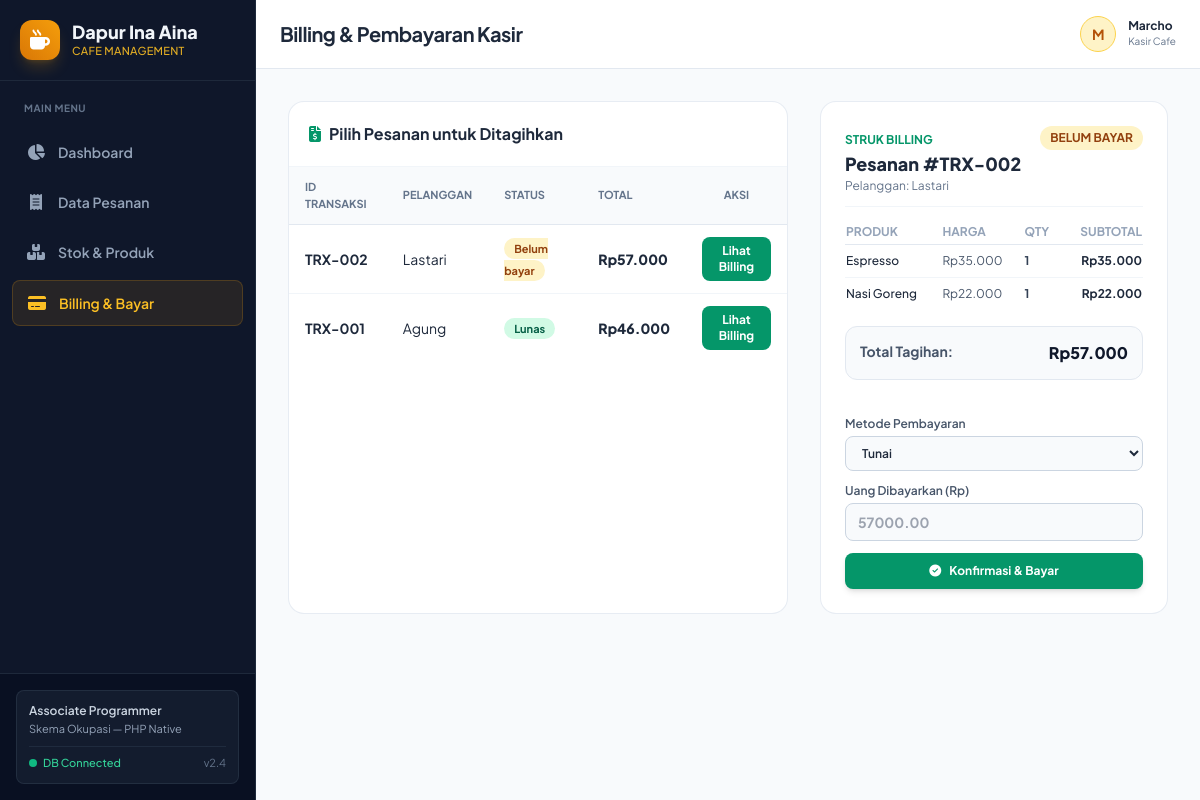
/billing.php?id=TRX-002, run on the app's committed database.
### tables this page shows
CREATE TABLE pesanan (
    id_transaksi VARCHAR(20) PRIMARY KEY,
    id_pelanggan INT NOT NULL,
    tanggal DATETIME NOT NULL,
    status_bayar ENUM('lunas', 'belum bayar') DEFAULT 'belum bayar',
    metode_bayar ENUM('tunai', 'non tunai') DEFAULT NULL,
    total_bayar DECIMAL(12,2) NOT NULL DEFAULT 0,
    uang_bayar DECIMAL(12,2) DEFAULT 0,
    kembalian DECIMAL(12,2) DEFAULT 0,

    FOREIGN KEY (id_pelanggan)
        REFERENCES pelanggan(id_pelanggan)
        ON DELETE CASCADE
);

CREATE TABLE pelanggan (
    id_pelanggan INT AUTO_INCREMENT PRIMARY KEY,
    nama_pelanggan VARCHAR(100) NOT NULL,
    no_hp VARCHAR(20)
);

CREATE TABLE detail_pesanan (
    id_detail INT AUTO_INCREMENT PRIMARY KEY,
    id_transaksi VARCHAR(20) NOT NULL,
    id_produk INT NOT NULL,
    harga DECIMAL(12,2) NOT NULL,
    qty INT NOT NULL,
    subtotal DECIMAL(12,2) NOT NULL,

    FOREIGN KEY (id_transaksi)
        REFERENCES pesanan(id_transaksi)
        ON DELETE CASCADE,

    FOREIGN KEY (id_produk)
        REFERENCES produk(id_produk)
        ON DELETE CASCADE
);

CREATE TABLE produk (
    id_produk INT AUTO_INCREMENT PRIMARY KEY,
    nama_produk VARCHAR(100) NOT NULL,
    kategori ENUM('makanan', 'minuman') NOT NULL,
    harga DECIMAL(12,2) NOT NULL,
    stok INT NOT NULL DEFAULT 0,
    gambar VARCHAR(255) NOT NULL DEFAULT 'default.jpg'
);

### koneksi.php (called while the page is built, shortened)
<?php
function formatRp($angka) {
    return 'Rp' . number_format($angka, 0, ',', '.');
}
?>

### billing.php (the view, shortened to what this page needs)
<?php
require_once 'koneksi.php';
$page_title = "Billing & Pembayaran Kasir";
$active_tab = "billing";
$pesananList = $pdo->query("SELECT p.*, pel.nama_pelanggan FROM pesanan p JOIN pelanggan pel ON p.id_pelanggan = pel.id_pelanggan ORDER BY p.tanggal DESC")->fetchAll();
$selectedOrder = null;
$selectedItems = [];
if (isset($_GET['id'])) {
    $stmtSel = $pdo->prepare("SELECT p.*, pel.nama_pelanggan FROM pesanan p JOIN pelanggan pel ON p.id_pelanggan = pel.id_pelanggan WHERE p.id_transaksi = ?");
    $stmtSel->execute([$_GET['id']]);
    $selectedOrder = $stmtSel->fetch();
    if ($selectedOrder) {
        $stmtDet = $pdo->prepare("SELECT d.*, pr.nama_produk FROM detail_pesanan d JOIN produk pr ON d.id_produk = pr.id_produk WHERE d.id_transaksi = ?");
        $stmtDet->execute([$_GET['id']]);
        $selectedItems = $stmtDet->fetchAll();
    }
}
include 'header.php';
?>
<div class="grid grid-cols-1 lg:grid-cols-12 gap-8">
    <div class="lg:col-span-7 bg-white rounded-2xl border border-slate-200/80 shadow-xs overflow-hidden">
        <div class="p-5 border-b border-slate-100">
            <h3 class="font-bold text-slate-800"><i class="fa-solid fa-file-invoice-dollar text-emerald-600 mr-2"></i>Pilih Pesanan untuk Ditagihkan</h3>
        </div>
        <div class="overflow-x-auto">
            <table class="w-full text-left border-collapse">
                <thead>
                    <tr class="bg-slate-50 border-b border-slate-200 text-[11px] uppercase font-extrabold text-slate-500">
                        <th class="py-3 px-4">ID Transaksi</th>
                        <th class="py-3 px-4">Pelanggan</th>
                        <th class="py-3 px-4">Status</th>
                        <th class="py-3 px-4">Total</th>
                        <th class="py-3 px-4 text-center">Aksi</th>
                    </tr>
                </thead>
                <tbody class="divide-y divide-slate-100 text-sm">
                    <?php foreach ($pesananList as $ps): ?>
                        <tr class="hover:bg-slate-50">
                            <td class="py-3 px-4 font-bold text-slate-800"><?= $ps['id_transaksi'] ?></td>
                            <td class="py-3 px-4"><?= $ps['nama_pelanggan'] ?></td>
                            <td class="py-3 px-4">
                                <span class="px-2.5 py-1 rounded-full text-[11px] font-bold <?= $ps['status_bayar'] == 'lunas' ? 'bg-emerald-100 text-emerald-800' : 'bg-amber-100 text-amber-800' ?>">
                                    <?= ucfirst($ps['status_bayar']) ?>
                                </span>
                            </td>
                            <td class="py-3 px-4 font-extrabold text-slate-800"><?= formatRp($ps['total_bayar']) ?></td>
                            <td class="py-3 px-4 text-center">
                                <a href="billing.php?id=<?= $ps['id_transaksi'] ?>" class="px-3 py-1.5 bg-emerald-600 hover:bg-emerald-700 text-white font-bold text-xs rounded-lg shadow-xs inline-block">
                                    Lihat Billing
                                </a>
                            </td>
                        </tr>
                    <?php endforeach; ?>
                </tbody>
            </table>
        </div>
    </div>
    <div class="lg:col-span-5 bg-white p-6 rounded-2xl border border-slate-200/80 shadow-xs">
        <?php if ($selectedOrder): ?>
            <div class="space-y-4">
                <div class="flex justify-between items-start border-b border-slate-100 pb-3">
                    <div>
                        <span class="text-xs font-bold text-emerald-600 uppercase">Struk Billing</span>
                        <h3 class="text-lg font-extrabold text-slate-800">Pesanan #<?= $selectedOrder['id_transaksi'] ?></h3>
                        <p class="text-xs text-slate-500">Pelanggan: <?= $selectedOrder['nama_pelanggan'] ?></p>
                    </div>
                    <span class="px-2.5 py-1 rounded-full text-xs font-bold <?= $selectedOrder['status_bayar'] == 'lunas' ? 'bg-emerald-100 text-emerald-800' : 'bg-amber-100 text-amber-800' ?>">
                        <?= strtoupper($selectedOrder['status_bayar']) ?>
                    </span>
                </div>
                <table class="w-full text-left text-xs">
                    <thead>
                        <tr class="uppercase text-slate-400 font-bold border-b border-slate-200">
                            <th class="pb-1">Produk</th>
                            <th class="pb-1">Harga</th>
                            <th class="pb-1">Qty</th>
                            <th class="pb-1 text-right">Subtotal</th>
                        </tr>
                    </thead>
                    <tbody class="divide-y divide-slate-100">
                        <?php foreach ($selectedItems as $item): ?>
                            <tr>
                                <td class="py-2 text-slate-800 font-medium"><?= $item['nama_produk'] ?></td>
                                <td class="py-2 text-slate-600"><?= formatRp($item['harga']) ?></td>
                                <td class="py-2 font-bold text-slate-700"><?= $item['qty'] ?></td>
                                <td class="py-2 text-right font-bold text-slate-800"><?= formatRp($item['subtotal']) ?></td>
                            </tr>
                        <?php endforeach; ?>
                    </tbody>
                </table>
                <div class="bg-slate-50 p-3.5 rounded-xl space-y-1.5 border border-slate-200">
                    <div class="flex justify-between text-sm">
                        <span class="font-bold text-slate-600">Total Tagihan:</span>
                        <span class="font-extrabold text-slate-900 text-base"><?= formatRp($selectedOrder['total_bayar']) ?></span>
                    </div>
                </div>
                <?php if ($selectedOrder['status_bayar'] != 'lunas'): ?>
                    <form action="" method="POST" class="space-y-3 pt-2">
                        <div>
                            <label class="block text-xs text-slate-600 font-semibold mb-1">Metode Pembayaran</label>
                            <select name="metode_bayar" id="metode_select" onchange="toggleMetodeBayar(this.value)" class="w-full px-3 py-2 bg-slate-50 border border-slate-300 rounded-lg text-xs font-semibold focus:outline-emerald-500">
                                <option value="tunai">Tunai</option>
                            </select>
                        </div>
                        <div id="wrapper_tunai">
                            <label class="block text-xs text-slate-600 font-semibold mb-1">Uang Dibayarkan (Rp)</label>
                            <input type="number" id="uang_bayar_input" name="uang_bayar" min="<?= $selectedOrder['total_bayar'] ?>" placeholder="<?= $selectedOrder['total_bayar'] ?>" class="w-full px-3 py-2 bg-slate-50 border border-slate-300 rounded-lg text-sm font-bold focus:outline-emerald-500" required>
                        </div>
                        <button type="submit" name="proses_bayar" class="w-full py-2.5 bg-emerald-600 hover:bg-emerald-700 text-white font-bold text-xs rounded-lg shadow-md transition-all flex items-center justify-center gap-2">
                            <i class="fa-solid fa-check-circle"></i> Konfirmasi & Bayar
                        </button>
                    </form>
                <?php else: ?>
                    <button onclick="window.print()" class="w-full py-2.5 bg-slate-900 hover:bg-slate-800 text-white font-bold text-xs rounded-xl flex items-center justify-center gap-2">
                        <i class="fa-solid fa-print"></i> Cetak Struk Transaksi
                    </button>
                <?php endif; ?>
            </div>
        <?php endif; ?>
    </div>
</div>
<?php include 'footer.php'; ?>

### header.php (shortened to what this page needs)
<!DOCTYPE html>
<html lang="id">
<head>
    <script src="https://cdn.tailwindcss.com"></script>
    <link rel="stylesheet" href="https://cdnjs.cloudflare.com/ajax/libs/font-awesome/6.4.0/css/all.min.css">
</head>
<body class="bg-slate-50 text-slate-800 font-sans antialiased min-h-screen flex flex-col md:flex-row">
    <aside class="w-full md:w-64 bg-slate-900 text-slate-300 flex-shrink-0 flex flex-col justify-between border-r border-slate-800">
        <div>
            <div class="p-5 border-b border-slate-800 flex items-center justify-between">
                <div class="flex items-center gap-3">
                    <div class="w-10 h-10 rounded-xl bg-gradient-to-tr from-amber-600 to-amber-500 flex items-center justify-center text-white font-bold text-xl shadow-lg shadow-amber-500/20">
                        <i class="fa-solid fa-mug-hot"></i>
                    </div>
                    <div>
                        <h1 class="font-extrabold text-slate-100 text-lg leading-tight">Dapur Ina Aina</h1>
                        <p class="text-[11px] text-amber-400/90 font-medium tracking-wide">CAFE MANAGEMENT</p>
                    </div>
                </div>
            </div>
            <nav class="p-3 space-y-1.5">
                <p class="px-3 py-2 text-[10px] font-bold text-slate-500 uppercase tracking-wider">Main Menu</p>
                <a href="index.php" class="w-full flex items-center gap-3 px-3.5 py-2.5 rounded-lg text-sm font-semibold transition-all duration-200 <?= $active_tab == 'dashboard' ? 'bg-amber-500/10 text-amber-400 border border-amber-500/20' : 'text-slate-400 hover:text-slate-100 hover:bg-slate-800/60' ?>">
                    <i class="fa-solid fa-chart-pie w-5 text-center text-base"></i>
                    <span>Dashboard</span>
                </a>
                <a href="pesanan.php" class="w-full flex items-center gap-3 px-3.5 py-2.5 rounded-lg text-sm font-semibold transition-all duration-200 <?= $active_tab == 'pesanan' ? 'bg-amber-500/10 text-amber-400 border border-amber-500/20' : 'text-slate-400 hover:text-slate-100 hover:bg-slate-800/60' ?>">
                    <i class="fa-solid fa-receipt w-5 text-center text-base"></i>
                    <span>Data Pesanan</span>
                </a>
                <a href="stok.php" class="w-full flex items-center gap-3 px-3.5 py-2.5 rounded-lg text-sm font-semibold transition-all duration-200 <?= $active_tab == 'stok' ? 'bg-amber-500/10 text-amber-400 border border-amber-500/20' : 'text-slate-400 hover:text-slate-100 hover:bg-slate-800/60' ?>">
                    <i class="fa-solid fa-boxes-stacked w-5 text-center text-base"></i>
                    <span>Stok & Produk</span>
                </a>
                <a href="billing.php" class="w-full flex items-center gap-3 px-3.5 py-2.5 rounded-lg text-sm font-semibold transition-all duration-200 <?= $active_tab == 'billing' ? 'bg-amber-500/10 text-amber-400 border border-amber-500/20' : 'text-slate-400 hover:text-slate-100 hover:bg-slate-800/60' ?>">
                    <i class="fa-solid fa-credit-card w-5 text-center text-base"></i>
                    <span>Billing & Bayar</span>
                </a>
            </nav>
        </div>
        <div class="p-4 border-t border-slate-800 bg-slate-950/40">
            <div class="p-3 rounded-lg bg-slate-800/50 border border-slate-700/50">
                <p class="text-xs font-semibold text-slate-300">Associate Programmer</p>
                <p class="text-[11px] text-slate-400 mt-0.5">Skema Okupasi — PHP Native</p>
                <div class="mt-2 pt-2 border-t border-slate-700/40 flex items-center justify-between text-[11px]">
                    <span class="text-emerald-400 font-medium flex items-center gap-1.5">
                        <span class="w-2 h-2 rounded-full bg-emerald-500 animate-pulse"></span> DB Connected
                    </span>
                    <span class="text-slate-500">v2.4</span>
                </div>
            </div>
        </div>
    </aside>
    <main class="flex-1 flex flex-col min-w-0 overflow-y-auto">
        <header class="bg-white border-b border-slate-200 sticky top-0 z-30 px-6 py-4 flex items-center justify-between shadow-xs">
            <h2 class="text-xl font-bold text-slate-800 tracking-tight"><?= $page_title ?></h2>
            <div class="flex items-center gap-4">
                <div class="flex items-center gap-3">
                    <div class="w-9 h-9 rounded-full bg-amber-100 border border-amber-300 flex items-center justify-center text-amber-700 font-bold text-sm">M</div>
                    <div>
                        <p class="text-xs font-bold text-slate-800 leading-none">Marcho</p>
                        <p class="text-[10px] text-slate-500 mt-0.5">Kasir Cafe</p>
                    </div>
                </div>
            </div>
        </header>
        <div class="p-6 md:p-8 space-y-8 flex-1">

### footer.php
</div>
    </main>
</body>
</html>

### data on the page
pesanan: id_transaksi "TRX-002", id_pelanggan.nama_pelanggan "Lastari", status_bayar "Belum bayar", total_bayar "Rp57.000", status_bayar "BELUM BAYAR", uang_bayar "57000.00"
pesanan: id_transaksi "TRX-001", id_pelanggan.nama_pelanggan "Agung", status_bayar "Lunas", total_bayar "Rp46.000"
detail_pesanan: id_produk.nama_produk "Espresso", harga "Rp35.000", qty "1", subtotal "Rp35.000"
detail_pesanan: id_produk.nama_produk "Nasi Goreng", harga "Rp22.000", qty "1", subtotal "Rp22.000"

### other printed values
$page_title "Billing & Pembayaran Kasir"
